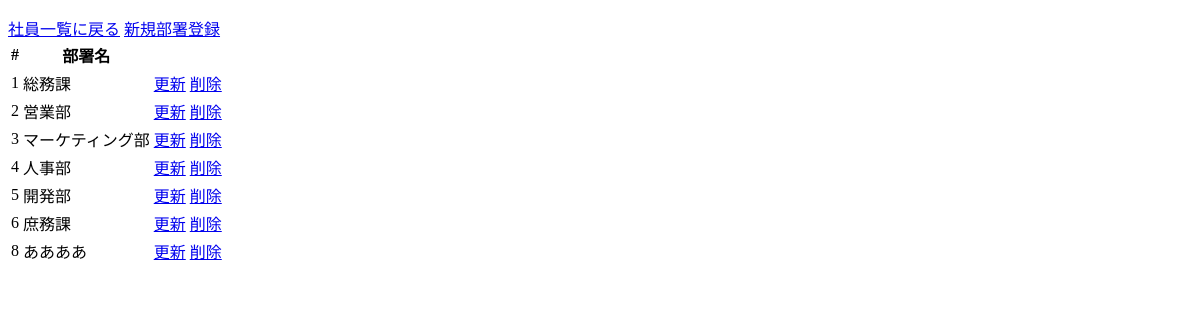
Page /dept_list/ on the earlier database version.
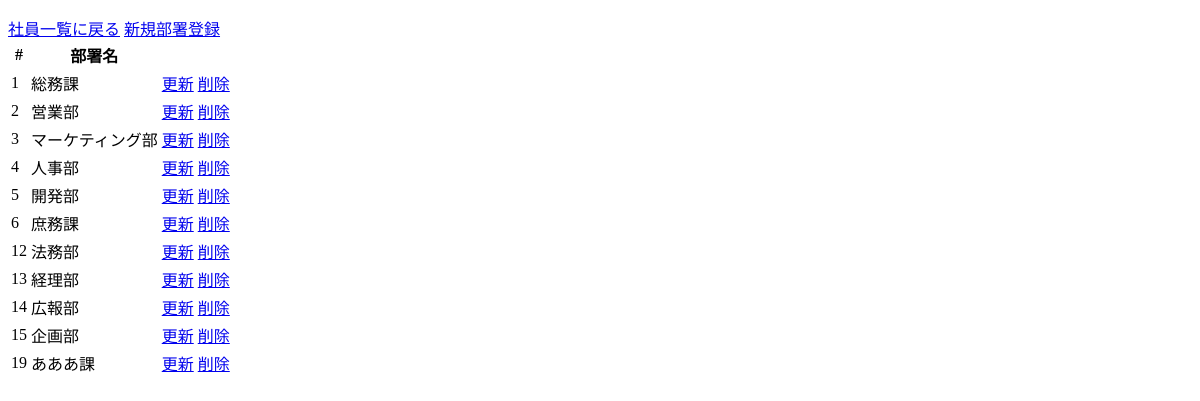
Same page on the later database version.
### app/src/model/Department.py (models this page shows, shortened)
class Department(db.Model):
    __tablename__ = "department"
    id = db.Column(db.Integer, primary_key=True,autoincrement=True)
    name = db.Column(db.String(20))
    del_flag = db.Column(db.Integer, default=0)  # 論理削除フラグを追加
    employees = db.relationship("Employee", backref="dept")  # 第一引数("Employee")はクラス名

### app/DeptManager.py (the view)
@dept_list.route("/")
def index():
    dbses = db.session
    depts = dbses.query(Dept).filter(Dept.del_flag == 0).all()
    return render_template("Dept_index.html", depts=depts)

### app/templates/Dept_index.html (shortened to what this page needs)
<!DOCTYPE html>
<html lang="ja">
<head>
</head>
<body>
    <div>
        <a href="{{url_for('index')}}">社員一覧に戻る</a>
        <a href="{{url_for('dCreate')}}">新規部署登録</a>
    </div>
    {% if depts %}
        <table>
            <thead>
                <tr>
                    <th>#</th>
                    <th>部署名</th>
                    <th></th>
                    <th></th>
                </tr>
            </thead>
            <tbody>
                {% for dept in depts %}
                    <tr>
                        <td>{{dept.id}}</td>
                        <td>{{dept.name}}</td>
                        <td><a href="{{ url_for('dUpdate', id=dept.id) }}">更新</a></td>
                        <td><a href="#" onclick="confirmDelete('{{ url_for('dept_list.dept_delete', id=dept.id) }}')">削除</a></td>
                    </tr>
                {% endfor %}
            </tbody>
        </table>
    {% else %}
        部署データがありません。
    {% endif %}
</body>
</html>

Differences in the rows shown:
no longer on this page (row edited): Department: id "8", name "ああああ"
added Department: id "12", name "法務部"
added Department: id "13", name "経理部"
added Department: id "14", name "広報部"
added Department: id "15", name "企画部"
added Department: id "19", name "あああ課"
